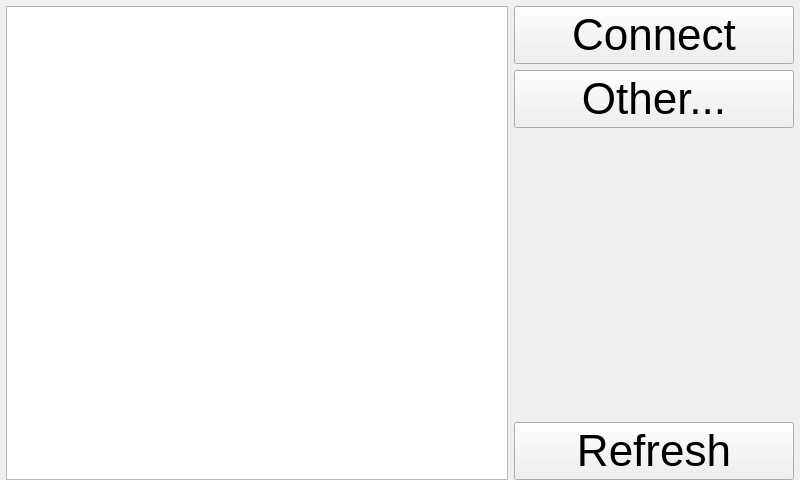
<?xml version="1.0" encoding="UTF-8"?>
<ui version="4.0">
 <class>ConnectWidget</class>
 <widget class="QWidget" name="ConnectWidget">
  <property name="geometry">
   <rect>
    <x>0</x>
    <y>0</y>
    <width>800</width>
    <height>480</height>
   </rect>
  </property>
  <property name="windowTitle">
   <string>Connect</string>
  </property>
  <layout class="QVBoxLayout" name="verticalLayout_2">
   <property name="leftMargin">
    <number>6</number>
   </property>
   <property name="topMargin">
    <number>6</number>
   </property>
   <property name="rightMargin">
    <number>6</number>
   </property>
   <property name="bottomMargin">
    <number>0</number>
   </property>
   <item>
    <layout class="QHBoxLayout" name="horizontalLayout">
     <item>
      <widget class="QListView" name="networks">
       <property name="font">
        <font>
         <pointsize>22</pointsize>
        </font>
       </property>
      </widget>
     </item>
     <item>
      <layout class="QVBoxLayout" name="verticalLayout">
       <item>
        <widget class="QPushButton" name="connect">
         <property name="minimumSize">
          <size>
           <width>280</width>
           <height>0</height>
          </size>
         </property>
         <property name="font">
          <font>
           <pointsize>33</pointsize>
          </font>
         </property>
         <property name="text">
          <string>Connect</string>
         </property>
         <property name="icon">
          <iconset resource="../rc/icons.qrc">
           <normaloff>:/icons/connect.png</normaloff>:/icons/connect.png</iconset>
         </property>
        </widget>
       </item>
       <item>
        <widget class="QPushButton" name="other">
         <property name="font">
          <font>
           <pointsize>33</pointsize>
          </font>
         </property>
         <property name="text">
          <string>Other...</string>
         </property>
         <property name="icon">
          <iconset resource="../rc/icons.qrc">
           <normaloff>:/icons/add.png</normaloff>:/icons/add.png</iconset>
         </property>
        </widget>
       </item>
       <item>
        <spacer name="verticalSpacer">
         <property name="orientation">
          <enum>Qt::Vertical</enum>
         </property>
         <property name="sizeHint" stdset="0">
          <size>
           <width>20</width>
           <height>40</height>
          </size>
         </property>
        </spacer>
       </item>
       <item>
        <widget class="QPushButton" name="refresh">
         <property name="font">
          <font>
           <pointsize>33</pointsize>
          </font>
         </property>
         <property name="text">
          <string>Refresh</string>
         </property>
         <property name="icon">
          <iconset resource="../rc/icons.qrc">
           <normaloff>:/icons/arrow_refresh.png</normaloff>:/icons/arrow_refresh.png</iconset>
         </property>
        </widget>
       </item>
      </layout>
     </item>
    </layout>
   </item>
  </layout>
 </widget>
 <resources>
  <include location="../rc/icons.qrc"/>
 </resources>
 <connections/>
</ui>
